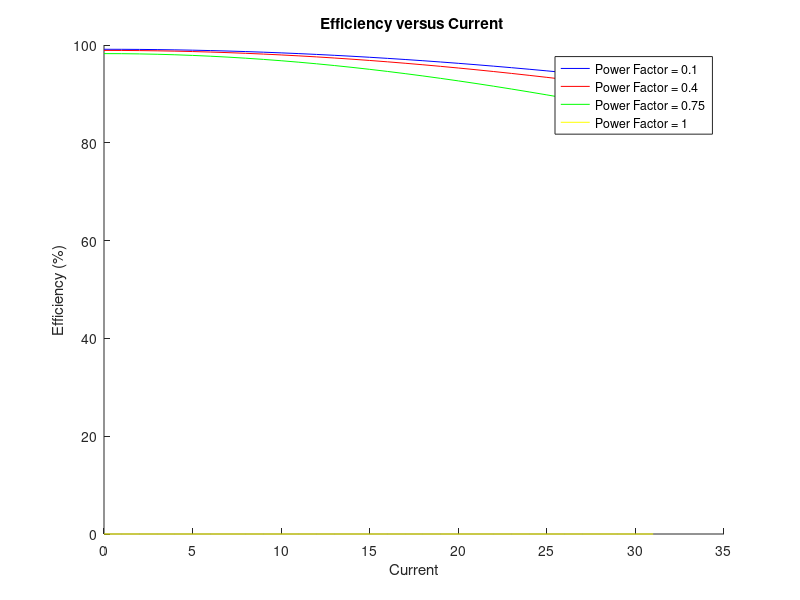

MATLAB code for this plot:
clear;
clc;
Vs = 2400;
Req = 0.83;
Xeq = 0.546;
Ps=7500;
Rc= 25;
Ve = 2428.125;
amps = 0:31.25;
a = [0.1, 0.4, 0.75, 1];
b =sqrt(1-a.*a);
Is(1,:)= amps.*(a(1,1)+b(1,1).*j);
Is(2,:)= amps.*(a(1,2)+b(1,2).*j);
Is(3,:)= amps.*(a(1,3)+b(1,3).*j);
Is(4,:)= amps.*(a(1,4)+b(1,4).*j);
Pcu = Req .* amps.*amps;
Pcore = Ve/Rc;
efficiency (1,:) = (Ps.*acos(a(1,1)))./(Pcu+Pcore+Ps.*acos(a(1,1)))*100;
efficiency (2,:) = (Ps.*acos(a(1,2)))./(Pcu+Pcore+Ps.*acos(a(1,2)))*100;
efficiency (3,:) = (Ps.*acos(a(1,3)))./(Pcu+Pcore+Ps.*acos(a(1,3)))*100;
efficiency (4,:) = (Ps.*acos(a(1,4)))./(Pcu+Pcore+Ps.*acos(a(1,4)))*100;
hold on;
plot(amps,efficiency (1,:),'b-');
plot(amps,efficiency (2,:),'r-');
plot(amps,efficiency (3,:),'g-');
plot(amps,efficiency (4,:),'y-');
title ('Efficiency versus Current ');
xlabel('Current');
ylabel('Efficiency (%)');
legend('Power Factor = 0.1','Power Factor = 0.4','Power Factor = 0.75','Power Factor = 1')
hold off;
